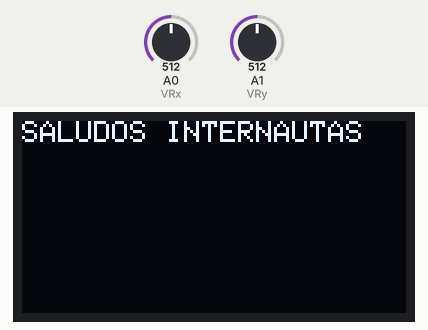
This sketch was run on a simulated Arduino Uno, built with avr-gcc and run on an emulated ATmega328P. On the bench: 128×64 one-colour display. The test bench sets the inputs (shaded band); at power-on: A0 (VRx) = 512, A1 (VRy) = 512. No radio packets arrive unless stated; what the sketch prints to the serial monitor is not drawn.

Above: at 0.1 s.
At 0.6 s:
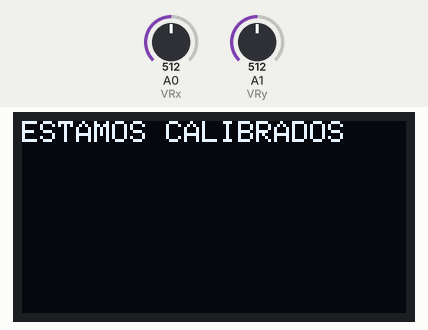
At 2.2 s:
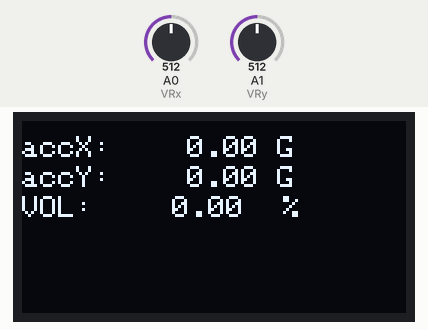
2.3 s: A0 (VRx) set to 195
3.8 s: A0 (VRx) set to 169
Timing chart, 0 to 6.8 s (numbered marks = the images above; inputs shaded):
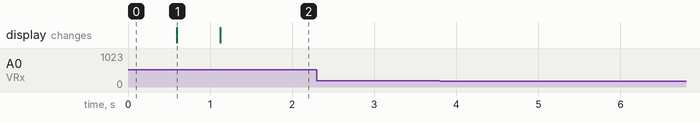

Measured:
- after the input at 2.3 s, every drawn part: stays the same
- after the input at 3.8 s, every drawn part: stays the same
- what the display in image 1 shows lasts 0.5 s, from 0.6 s to 1.1 s

The sketch:

emitter.ino
```cpp
#include <RF24.h>
#include <RF24_config.h>
#include <nRF24L01.h>
#include <SPI.h>

#include <Wire.h>
#include <Adafruit_GFX.h>
#include <Adafruit_SSD1306.h>

#define SCREEN_WIDTH 128 // OLED display width, in pixels
#define SCREEN_HEIGHT 64 // OLED display height, in pixels

// Declaration for an SSD1306 display connected to I2C (SDA, SCL pins)
// The pins for I2C are defined by the Wire-library.
// On an arduino UNO:       A4(SDA), A5(SCL)
// On an arduino MEGA 2560: 20(SDA), 21(SCL)
// On an arduino LEONARDO:   2(SDA),  3(SCL), ...
#define OLED_RESET     -1 // Reset pin # (or -1 if sharing Arduino reset pin)
#define SCREEN_ADDRESS 0x3D ///< See datasheet for Address; 0x3D for 128x64, 0x3C for 128x32
Adafruit_SSD1306 display(SCREEN_WIDTH, SCREEN_HEIGHT, &Wire, OLED_RESET);

RF24 radio(9,10); //CE, CSN
const byte direccion1[6]="00001";
int posX,posY=0;
int VRx=A0, VRy=A1;

struct Paquete {
int throttle;
byte anguloX;

};

struct PaqueteAcc {
double accX;
double accY;
double accZ;
double percentage;

};

Paquete datos;
PaqueteAcc telemetria;

char text[32] = "";
int i=0;

void setup() {

    Serial.begin(9600);

    //PRECONFIG RADIO
    radio.begin();
    radio.openWritingPipe(direccion1);
    radio.setPALevel(RF24_PA_MIN);
    radio.enableAckPayload();

    //PRECONFIG JOYSTICK
    pinMode(VRx, INPUT);
    pinMode(VRy, INPUT);

      // SSD1306_SWITCHCAPVCC = generate display voltage from 3.3V internally
  if(!display.begin(SSD1306_SWITCHCAPVCC, SCREEN_ADDRESS)) {
    Serial.println(F("SSD1306 allocation failed"));
    for(;;); // Don't proceed, loop forever
  }

  display.clearDisplay();
  display.setTextSize(1);             // Normal 1:1 escala pixel
  display.setTextColor(SSD1306_WHITE);        // Texto blanco
  display.setCursor(0,0);             // Arriba izquierda
  display.println("SALUDOS INTERNAUTAS");
  display.display();
  display.clearDisplay();
  delay(500);


  display.setTextSize(1);
  display.setTextColor(SSD1306_WHITE);
  display.setCursor(0,0);
  display.println("ESTAMOS CALIBRADOS");
  display.display();

  delay(500);


 display.clearDisplay();


}


void loop() {

    bool rslt;
    i++;

    display.clearDisplay();
    radio.stopListening();

    posX=analogRead(VRx);
    posY=analogRead(VRy);


    datos.throttle= posY;
    datos.anguloX = map(posX, 0, 1023, 120, 0);

    Serial.println( (int)datos.anguloX);
    Serial.println( (int)datos.throttle);
    Serial.print("\t");

    rslt= radio.write(&datos, sizeof(Paquete));

    if (rslt) {
        if ( radio.isAckPayloadAvailable() ) {

            radio.read(&telemetria, sizeof(PaqueteAcc));

        }
        else {
            Serial.println("Acknowledge sin datos ");
        }

    }
    else {
        Serial.println("Tx failed");
    }


    //MOSTRAR ACELERACION EJE X
    display.setTextSize(1);
    display.setTextColor(SSD1306_WHITE);
    display.setCursor(0,5);
    display.println("accX:");
    display.setTextSize(1);
    display.setCursor(55,5);
    if(i=500){
    display.println(telemetria.accX/9.81);

    }
    display.setCursor(85,5);
    display.println("G");

    //MOSTRAR ACELERACION EJE Y
    display.setCursor(0,15);
    display.println("accY:");
    display.setTextSize(1);
    display.setCursor(55,15);
    if(i=500){
    display.println(telemetria.accY/9.81);
    i=0;
    }
    display.setCursor(85,15);
    display.println("G");

    //MOSTRAR VOLTAJE BATERÍA
    display.setCursor(0,25);
    display.println("VOL:");
    display.setTextSize(1);
    display.setCursor(50,25);
    display.println(telemetria.percentage);
    display.setCursor(87,25);
    display.println("%");


    display.display();


}
```
